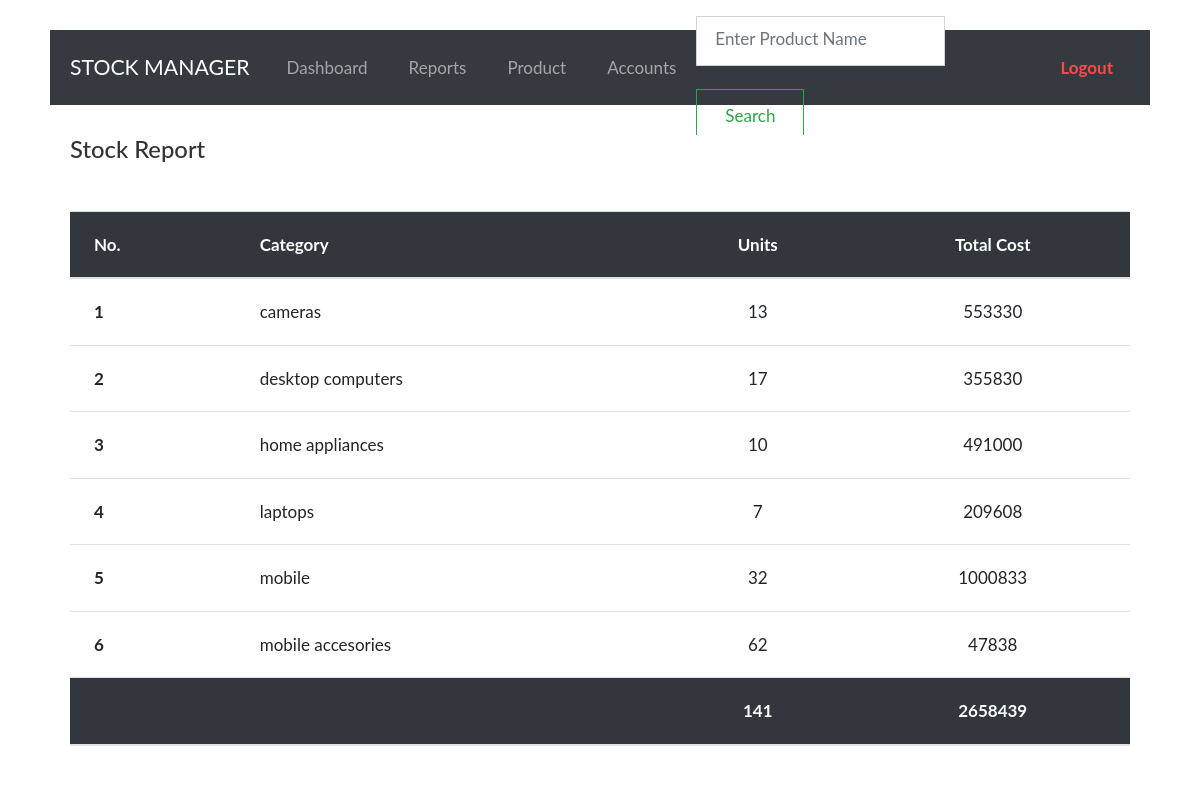
/report/ (signed in), run on the app's committed database.
### inventory/models.py (models this page shows, shortened)
class product(models.Model):
	name=models.CharField(max_length=50,blank=False,unique=True)
	category=models.CharField(max_length=50,blank=False)
	price=models.IntegerField()
	expire_date=models.DateField()
	units=models.IntegerField()
	class Meta:
		ordering=['-expire_date']

### inventory/views.py (the view)
# urls.py: url('report/',views.report,name='report'),
@login_required
def report(request):
	report_table=product.objects.raw('select id,category,sum(units) as units,sum(cost) as cost from (select id,category,units,units*price as cost from inventory_product) group by category')
	total_cost=0
	total_units=0
	for item in report_table:
		total_units += item.units
		total_cost += item.cost
	my_context5={
	"report_table":report_table,
	"total_cost":total_cost,
	"total_units":total_units
	}
	return render(request,'main/report.html',my_context5)

### inventory/templates/main/report.html
{% extends 'main/index.html' %}
{% block content %}
                <div class="col-xl-12 col-lg-12 tm-md-12 tm-sm-12 tm-col" style="margin-top: 30px;">
                    <div class="bg-white tm-block h-100">
                        <div class="row">
                            <div class="col-md-8 col-sm-12">
                                <h2 class="tm-block-title d-inline-block">Stock Report</h2>
                            </div>
                        </div>
                        <div class="table-responsive">
                            <table class="table mt-3">
                                <thead style="background-color: rgb(52,58,64); color: white;">
                                    <tr class="tm-bg-gray tm-table-striped">
                                        <th scope="col">No.</th>
                                        <th scope="col">Category</th>
                                        <th scope="col" class="text-center">Units</th>
                                        <th scope="col" class="text-center">Total Cost</th>
                                    </tr>
                                </thead>
                                <tbody>
                                    {% for item in report_table %}
                                    <tr>
                                    	<th scope="col">{{forloop.counter}}</th>
                                        <td class="tm-product-name">{{item.category}}</td>
                                        <td class="text-center">{{item.units}}</td>
                                        <td class="text-center">{{item.cost}}</td>
                                    </tr>
                                    {% endfor %}
                                </tbody>
                                <thead style="background-color: rgb(52,58,64); color: white;">
                                    <tr class="tm-bg-gray tm-table-striped">
                                        <th scope="col">&nbsp;</th>
                                        <th scope="col">&nbsp;</th>
                                        <th scope="col" class="text-center">{{total_units}}</th>
                                        <th scope="col" class="text-center">{{total_cost}}</th>
                                    </tr>
                                </thead>
                            </table>
                        </div>
                    </div>
                </div>
{% endblock content %}

### static/css/main.css (style rules this page uses)
html { font-size: 17px; }
body { font-family: 'lato', sans-serif; overflow-x: hidden; }
body { background-size: cover; background-repeat: no-repeat; background-position: center; background-attachment: fixed; padding-left: 50px; padding-right: 50px; }
.tm-block { padding: 0; }
.tm-block-title { font-size: 1.4rem; color: #333; margin-bottom: 30px; }
.tm-col { padding-left: 20px; padding-right: 20px; margin-bottom: 50px; }
.table td, .table th { padding: 20px 24px; }
.tm-bg-gray { background-color: rgba(0, 0, 0, 0.05); }

### data on the page
product: category "cameras", units "13", cost "553330"
product: category "desktop computers", units "17", cost "355830"
product: category "home appliances", units "10", cost "491000"
product: category "laptops", units "7", cost "209608"
product: category "mobile", units "32", cost "1000833"
product: category "mobile accesories", units "62", cost "47838"

### other printed values
{{ total_units }} "141"
{{ total_cost }} "2658439"
